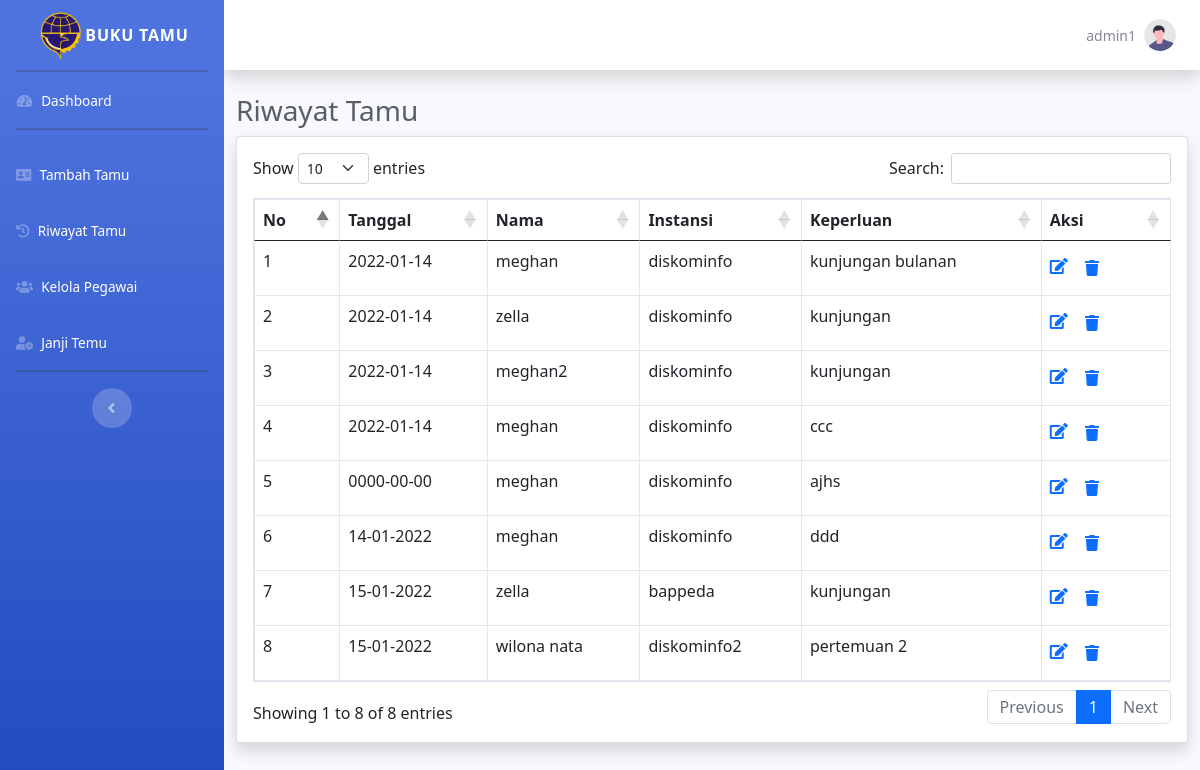
Page /index.php?p=riwayat (signed in) on the earlier database version.
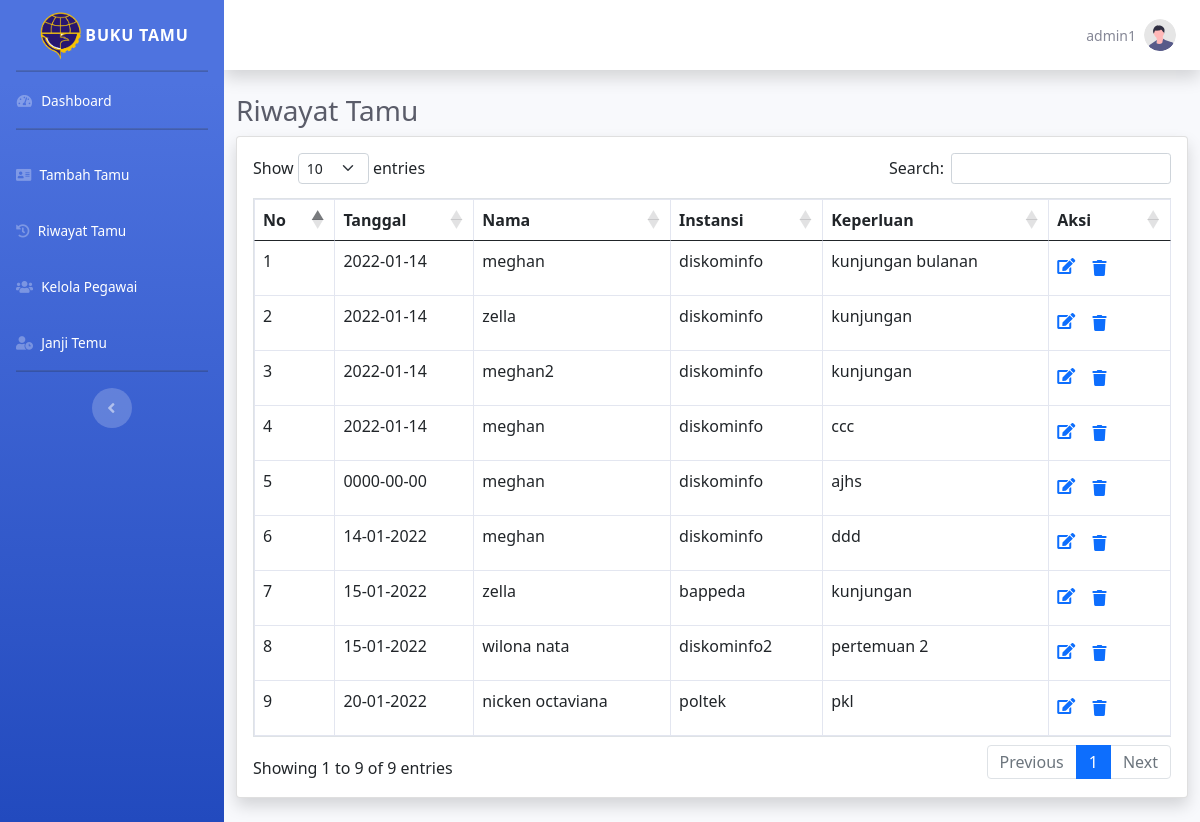
Same page on the later database version.
### tables this page shows
CREATE TABLE `tamu` (
  `id_tamu` int(11) NOT NULL,
  `tanggal` varchar(11) NOT NULL,
  `nama_tamu` varchar(45) NOT NULL,
  `instansi` varchar(45) NOT NULL,
  `keperluan` varchar(200) NOT NULL,
  `tandatangan` varchar(100) NOT NULL
);

### pages/riwayat.php (the view, shortened to what this page needs)
<head>
</head>
<body id="page-top">
    <div class="container-fluid">
        <h1 class="h3 mb-2 text-gray-800">Riwayat Tamu</h1>
        <div class="card shadow mb-4">
            <div class="card-body">
                <div class="table-responsive">
                    <table class="table table-bordered" id="example" width="100%" cellspacing="0">
                        <thead style="text-align: center;">
                            <tr>
                                <th>No</th>
                                <th>Tanggal</th>
                                <th>Nama</th>
                                <th>Instansi</th>
                                <th>Keperluan</th>
                                <th>Aksi</th>
                            </tr>
                        </thead>
                        <tbody>
                            <?php
                            $nomor = 1;
                            $query = "SELECT * FROM tamu";
                            $q_tampil_tamu = mysqli_query($db, $query);
                            if (mysqli_num_rows($q_tampil_tamu) > 0) {
                                while ($r_tampil_tamu = mysqli_fetch_array($q_tampil_tamu)) {
                            ?>
                                    <tr>
                                        <td><?php echo $nomor; ?></td>
                                        <td><?php echo $r_tampil_tamu['tanggal']; ?></td>
                                        <td><?php echo $r_tampil_tamu['nama_tamu']; ?></td>
                                        <td><?php echo $r_tampil_tamu['instansi']; ?></td>
                                        <td><?php echo $r_tampil_tamu['keperluan']; ?></td>
                                        <td>
                                            <a href="index.php?p=edit-tamu&id_tamu=<?php echo $r_tampil_tamu['id_tamu']; ?>"><i class="fas fa-edit"></i></a>
                                            <button type="button" class="btn"><a href="proses/hapus-tamu-proses.php?id_tamu=<?php echo $r_tampil_tamu['id_tamu']; ?>" onclick="return confirm('Apakah anda yakin akan menghapus data ini?')" class="tombol"><i class="fa fa-trash mr-3" aria-hidden="true"></i></a></button>
                                        </td>
                                    </tr>
                            <?php
                                    $nomor++;
                                }
                            } else {
                                echo "";
                            }
                            ?>
                        </tbody>
                    </table>
                </div>
            </div>
        </div>
    </div>
</body>

Differences in the rows shown:
added tamu: tanggal "20-01-2022", nama_tamu "nicken octaviana", instansi "poltek", keperluan "pkl"
Other differences:
text written by a page script: "Show entries Search: Showing 1 to 8 of 8 entries Previous 1 Next" → "Show entries Search: Showing 1 to 9 of 9 entries Previous 1 Next"
